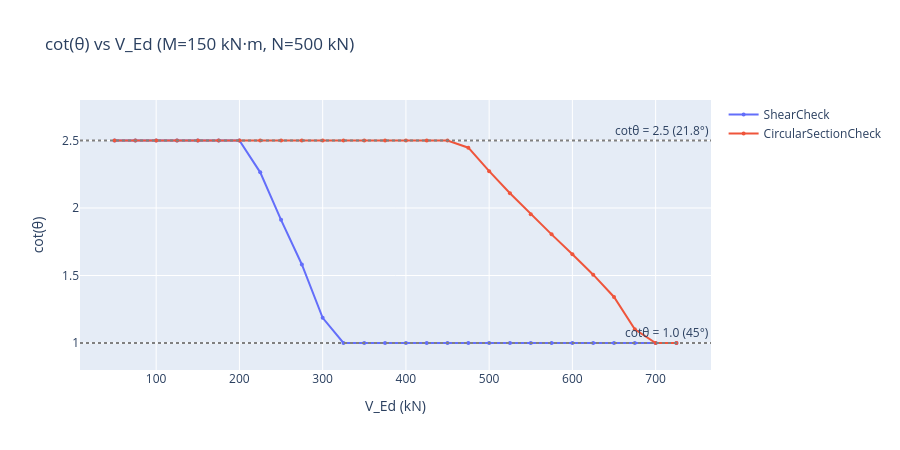
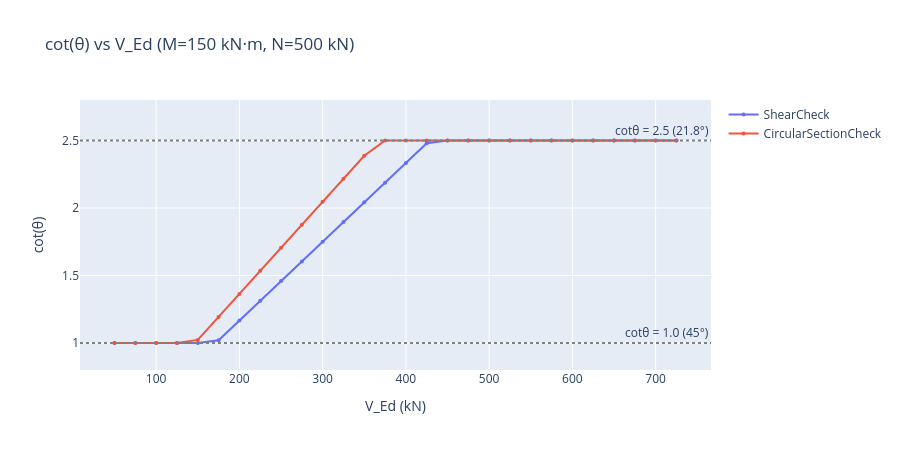

The notebook cell saved with these charts, in order:
### Markdown cell above
---
## 3. cot(θ) Comparison Across Shear Forces

The strut angle is driven by `V_Rd,max = K / (cotθ + tanθ)`. Since `K` depends
on `b_w`, the different web widths produce different strut angles for the same V_Ed.

- **ShearCheck**: uses polygon minimum width (very narrow for circles)
- **CircularSectionCheck**: uses Orr equivalent `b_w = min(b_wc, b_wt)`

### Code cell
M_fixed, N_fixed = 150, 500
V_range = np.arange(50, 750, 25)

options = [False, True]

for option in options:
    cot_std_list = []
    cot_circ_list = []
    if option == False:
        print("\nCalculating cot(\u03b8) vs V_Ed using V_Rd,max for cot(\u03b8) calculation...")
    else:
        print("\nCalculating cot(\u03b8) vs V_Ed using V_Rd,s for cot(\u03b8) calculation...")
    for V in V_range:
        lc = LoadCase(V_Ed=float(V), M_Ed=M_fixed, N_Ed=N_fixed)
        rs = std.perform_check(load_case=lc, use_v_rd_s_for_cot_theta=option)
        rc = circle.perform_shear_check(load_case=lc, use_v_rd_s_for_cot_theta=option)
        cot_std_list.append(rs.details['cot_theta'])
        cot_circ_list.append(rc.details['cot_theta'])

    fig = go.Figure()
    fig.add_trace(go.Scatter(x=V_range, y=cot_std_list, name="ShearCheck", mode="lines+markers", marker=dict(size=4)))
    fig.add_trace(go.Scatter(x=V_range, y=cot_circ_list, name="CircularSectionCheck", mode="lines+markers", marker=dict(size=4)))
    fig.add_hline(y=2.5, line_dash="dot", line_color="gray", annotation_text="cot\u03b8 = 2.5 (21.8\u00b0)")
    fig.add_hline(y=1.0, line_dash="dot", line_color="gray", annotation_text="cot\u03b8 = 1.0 (45\u00b0)")
    fig.update_layout(
        title=f"cot(\u03b8) vs V_Ed (M={M_fixed} kN\u00b7m, N={N_fixed} kN)",
        xaxis_title="V_Ed (kN)", yaxis_title="cot(\u03b8)",
        yaxis=dict(range=[0.8, 2.8]), height=450,
    )
    fig.show()

### Figure 1 — Plotly figure (JSON) as saved in the notebook; plotly's stock layout.template omitted (floating-point values rounded to 4 significant figures)
{"data": [{"marker": {"size": 4}, "mode": "lines+markers", "name": "ShearCheck", "type": "scatter", "x": [50, 75, 100, 125, 150, 175, 200, 225, 250, 275, 300, 325, 350, 375, 400, 425, 450, 475, 500, 525, 550, 575, 600, 625, 650, 675, 700, 725], "y": [2.5, 2.5, 2.5, 2.5, 2.5, 2.5, 2.5, 2.264, 1.912, 1.582, 1.187, 1, 1, 1, 1, 1, 1, 1, 1, 1, 1, 1, 1, 1, 1, 1, 1, 1]}, {"marker": {"size": 4}, "mode": "lines+markers", "name": "CircularSectionCheck", "type": "scatter", "x": [50, 75, 100, 125, 150, 175, 200, 225, 250, 275, 300, 325, 350, 375, 400, 425, 450, 475, 500, 525, 550, 575, 600, 625, 650, 675, 700, 725], "y": [2.5, 2.5, 2.5, 2.5, 2.5, 2.5, 2.5, 2.5, 2.5, 2.5, 2.5, 2.5, 2.5, 2.5, 2.5, 2.5, 2.5, 2.447, 2.273, 2.109, 1.954, 1.805, 1.657, 1.506, 1.341, 1.101, 1, 1]}], "layout": {"annotations": [{"showarrow": false, "text": "cotθ = 2.5 (21.8°)", "x": 1, "xanchor": "right", "xref": "x domain", "y": 2.5, "yanchor": "bottom", "yref": "y"}, {"showarrow": false, "text": "cotθ = 1.0 (45°)", "x": 1, "xanchor": "right", "xref": "x domain", "y": 1, "yanchor": "bottom", "yref": "y"}], "height": 450, "shapes": [{"line": {"color": "gray", "dash": "dot"}, "type": "line", "x0": 0, "x1": 1, "xref": "x domain", "y0": 2.5, "y1": 2.5, "yref": "y"}, {"line": {"color": "gray", "dash": "dot"}, "type": "line", "x0": 0, "x1": 1, "xref": "x domain", "y0": 1, "y1": 1, "yref": "y"}], "title": {"text": "cot(θ) vs V_Ed (M=150 kN·m, N=500 kN)"}, "xaxis": {"title": {"text": "V_Ed (kN)"}}, "yaxis": {"range": [0.8, 2.8], "title": {"text": "cot(θ)"}}}}

### Figure 2 — Plotly figure (JSON) as saved in the notebook; plotly's stock layout.template omitted (floating-point values rounded to 4 significant figures)
{"data": [{"marker": {"size": 4}, "mode": "lines+markers", "name": "ShearCheck", "type": "scatter", "x": [50, 75, 100, 125, 150, 175, 200, 225, 250, 275, 300, 325, 350, 375, 400, 425, 450, 475, 500, 525, 550, 575, 600, 625, 650, 675, 700, 725], "y": [1, 1, 1, 1, 1, 1.021, 1.167, 1.313, 1.458, 1.604, 1.75, 1.896, 2.042, 2.188, 2.334, 2.479, 2.5, 2.5, 2.5, 2.5, 2.5, 2.5, 2.5, 2.5, 2.5, 2.5, 2.5, 2.5]}, {"marker": {"size": 4}, "mode": "lines+markers", "name": "CircularSectionCheck", "type": "scatter", "x": [50, 75, 100, 125, 150, 175, 200, 225, 250, 275, 300, 325, 350, 375, 400, 425, 450, 475, 500, 525, 550, 575, 600, 625, 650, 675, 700, 725], "y": [1, 1, 1, 1, 1.023, 1.193, 1.364, 1.534, 1.705, 1.875, 2.046, 2.216, 2.387, 2.5, 2.5, 2.5, 2.5, 2.5, 2.5, 2.5, 2.5, 2.5, 2.5, 2.5, 2.5, 2.5, 2.5, 2.5]}], "layout": {"annotations": [{"showarrow": false, "text": "cotθ = 2.5 (21.8°)", "x": 1, "xanchor": "right", "xref": "x domain", "y": 2.5, "yanchor": "bottom", "yref": "y"}, {"showarrow": false, "text": "cotθ = 1.0 (45°)", "x": 1, "xanchor": "right", "xref": "x domain", "y": 1, "yanchor": "bottom", "yref": "y"}], "height": 450, "shapes": [{"line": {"color": "gray", "dash": "dot"}, "type": "line", "x0": 0, "x1": 1, "xref": "x domain", "y0": 2.5, "y1": 2.5, "yref": "y"}, {"line": {"color": "gray", "dash": "dot"}, "type": "line", "x0": 0, "x1": 1, "xref": "x domain", "y0": 1, "y1": 1, "yref": "y"}], "title": {"text": "cot(θ) vs V_Ed (M=150 kN·m, N=500 kN)"}, "xaxis": {"title": {"text": "V_Ed (kN)"}}, "yaxis": {"range": [0.8, 2.8], "title": {"text": "cot(θ)"}}}}
